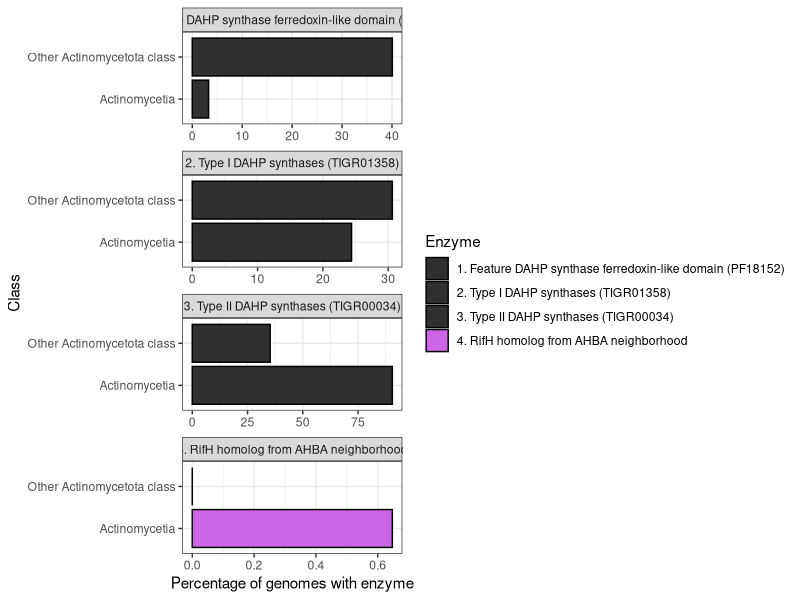

The R script that drew this image:
library(ggplot2)

dat <- read.table('Bargraph_Data.txt', header=T, sep='\t')
# Enzyme  Class   Count

cols = c('#303030', '#303030', '#303030', '#CC66E6')
names(cols) <- c('1. Feature DAHP synthase ferredoxin-like domain (PF18152)', '2. Type I DAHP synthases (TIGR01358)', '3. Type II DAHP synthases (TIGR00034)', '4. RifH homolog from AHBA neighborhood')

pdf("Barplot.pdf", height=5, width=10)
ggplot(dat, aes(x=Class, y=Count*100, fill=Enzyme)) + geom_bar(color='black', stat='identity') + facet_wrap(Enzyme~., scales='free', ncol=1) + scale_fill_manual(values=cols) + coord_flip() + theme_bw() + ylab("Percentage of genomes with enzyme")
dev.off()
